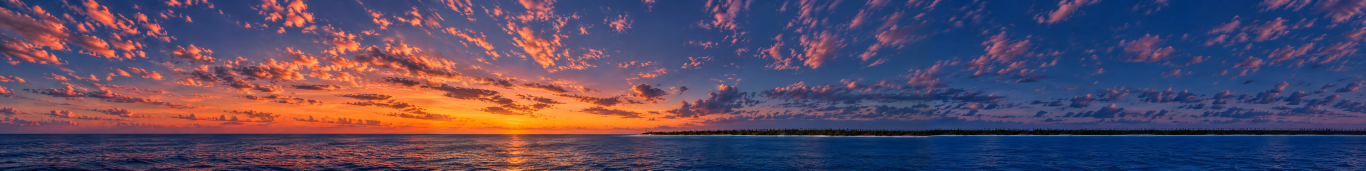
#> input picture src/secciones/home/oceano/ciclo/local-v3/atardecer-8k.webp, 8192 x 1024 px, found by its file name (shown at 1/6 size); the run also reads 1 picture not shown here
$ python unir-cielo.py ../src/secciones/home/oceano/ciclo/local-v3/atardecer-8k.webp ../src/secciones/home/oceano/ciclo/local-v3/atardecer-movil.webp ../src/secciones/home/oceano/ciclo/local-v3/atardecer-movil.webp
#> lines starting #> are read from the running program, lines starting #| are printed output that depends on the picture
# Une las dos piezas de un cielo generado con Magnific (02/10) en el tramo del panorama que se ve
# en el hero (u 0,17–0,76 del panorama original de 8190 × 1092; ver docs/10 y escena.js).
# Cada pieza es una edición de una ventana 21:9 del cielo de mediodía (ref-dia-A/B), así que se
# reescala a la ventana original, se alinea en el solape (correlación de fase), se iguala el color
# de B con A de forma gradual y se funden con una rampa suave.
# Uso (desde web/): python scripts/unir-cielo.py golden-A2.png golden-B2.png golden
import sys
from pathlib import Path
import numpy as np
from PIL import Image
from scipy.ndimage import gaussian_filter
from skimage.registration import phase_cross_correlation

D = Path('design-assets/originals/cielos-magnific')
a_nombre, b_nombre, salida = sys.argv[1], sys.argv[2], sys.argv[3]
W, H = 8190, 1092
TW = round(H * 21 / 9)  # 2548
A0, B1 = round(.17 * W), round(.76 * W)  # 1392, 6224
B0 = B1 - TW  # 3676
ANCHO = B1 - A0  # 4832
SOLAPE = A0 + TW - B0  # 264

a = np.asarray(Image.open(D / a_nombre).convert('RGB').resize((TW, H), Image.LANCZOS)).astype(float)
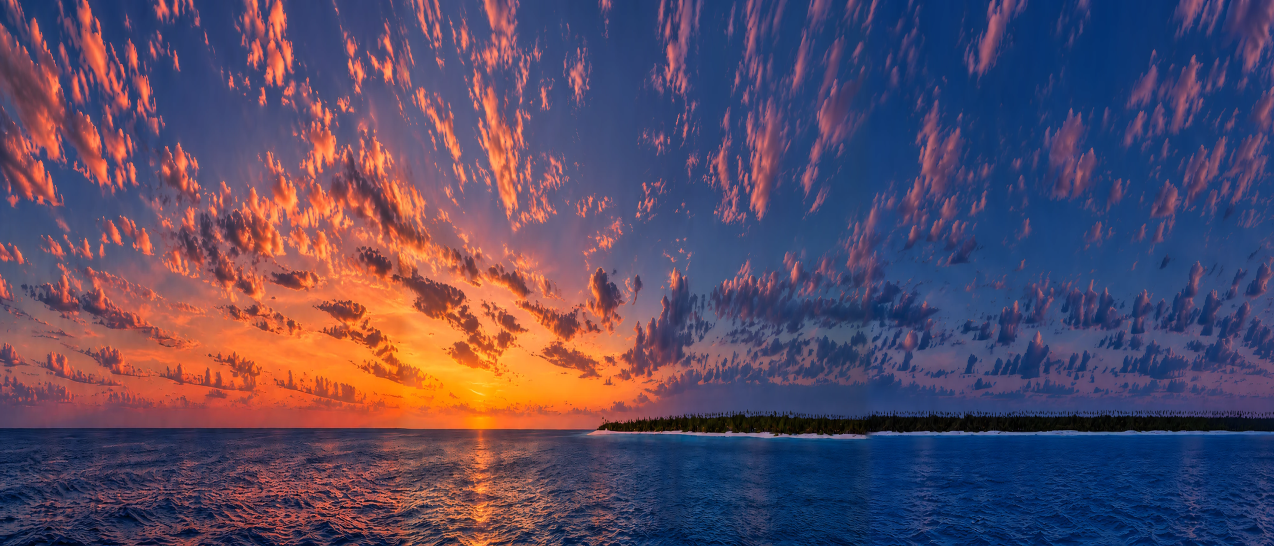
#> a: shape (1092, 2548, 3) float64 (shown at 1/2 size); mean R, G, B 88.5, 73.9, 99
b = np.asarray(Image.open(D / b_nombre).convert('RGB').resize((TW, H), Image.LANCZOS)).astype(float)

# Alineación fina de B respecto a A en el solape (en gris, solo la parte de cielo)
za = a[: int(H * .9), TW - SOLAPE:].mean(2)
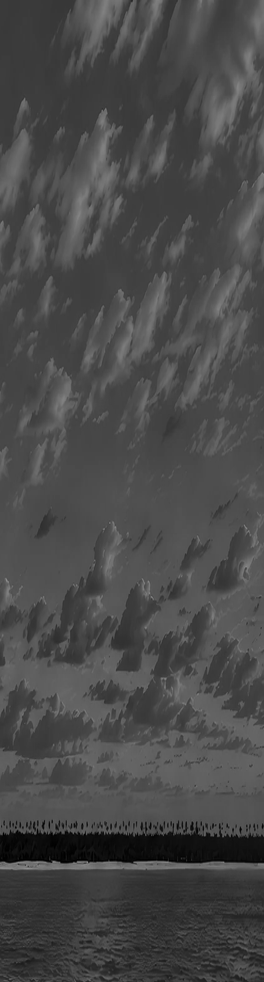
#> za: shape (982, 264) float64; min 0, max 144.3, mean 73.5
zb = b[: int(H * .9), :SOLAPE].mean(2)
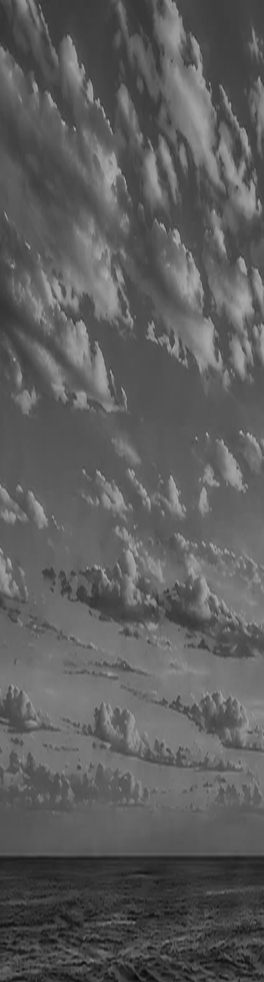
#> zb: shape (982, 264) float64; min 10.33, max 181, mean 92.9
desp, error, _ = phase_cross_correlation(za, zb, upsample_factor=4)
#> desp = [0, 78.75]; error = 1
dy, dx = float(desp[0]), float(desp[1])
#> dy = 0; dx = 78.75
print(f'desplazamiento B a A en el solape: dy={dy:.2f} dx={dx:.2f}')
#| desplazamiento B a A en el solape: dy=0.00 dx=78.75
if abs(dy) > .5 or abs(dx) > .5:
    from scipy.ndimage import shift
    b = np.stack([shift(b[..., c], (dy, dx), mode='nearest') for c in range(3)], -1)
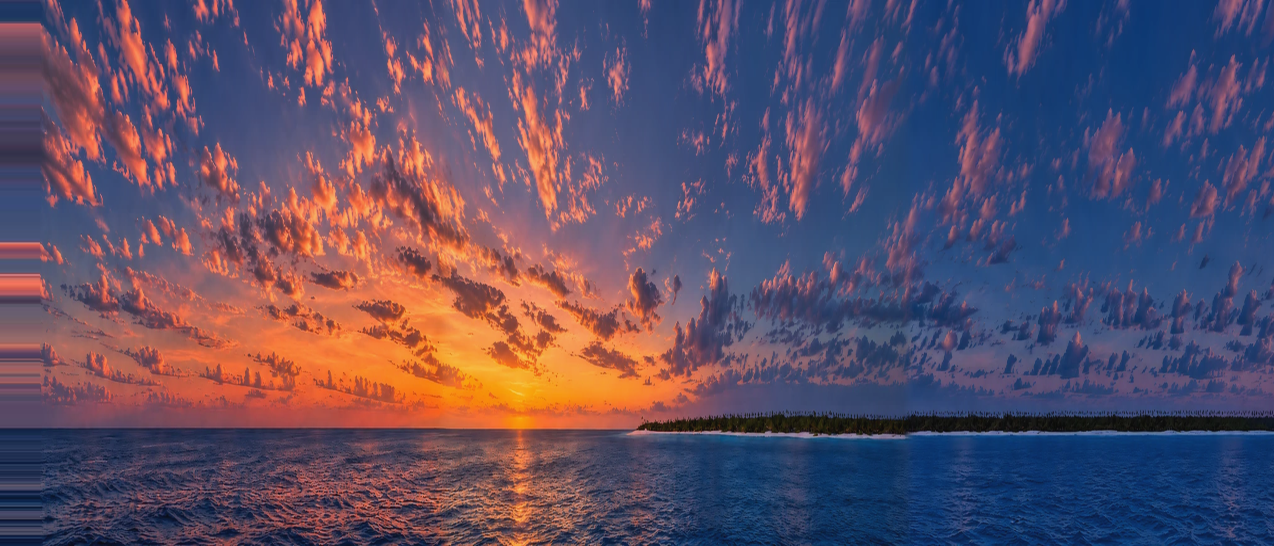
#> b: shape (1092, 2548, 3) float64 (shown at 1/2 size); mean R, G, B 89.8, 74.5, 99.1; drawn with min black and max white

# Corrección de color de B: diferencia de bajas frecuencias en el solape, por filas, aplicada a
# toda B y desvanecida hacia la derecha (a 0 en ~60 % del ancho de B)
dif = gaussian_filter(a[:, TW - SOLAPE:] - b[:, :SOLAPE], sigma=(H * .03, SOLAPE * .5, 0)).mean(1)  # (H,3)
#> dif = 1092 rows, first 8: [-10.35, -1.66, 11.97], [-10.38, -1.66, 11.97], [-10.44, -1.68, 11.96], [-10.53, -1.7, 11.96], [-10.64, -1.73, 11.96], [-10.78, -1.77, 11.96], [-10.96, -1.81, 11.96], [-11.15, -1.86, 11.96]
dif = gaussian_filter(dif, sigma=(H * .02, 0))
#> dif = 1092 rows, first 8: [-16.22, -3.11, 11.98], [-16.24, -3.12, 11.99], [-16.28, -3.13, 11.99], [-16.34, -3.14, 11.99], [-16.43, -3.16, 11.99], [-16.53, -3.19, 11.99], [-16.65, -3.21, 11.99], [-16.8, -3.25, 11.99]
x = np.arange(TW)
caida = np.clip(1 - (x - SOLAPE) / (TW * .6), 0, 1)
caida[:SOLAPE] = 1
b = b + dif[:, None, :] * caida[None, :, None]
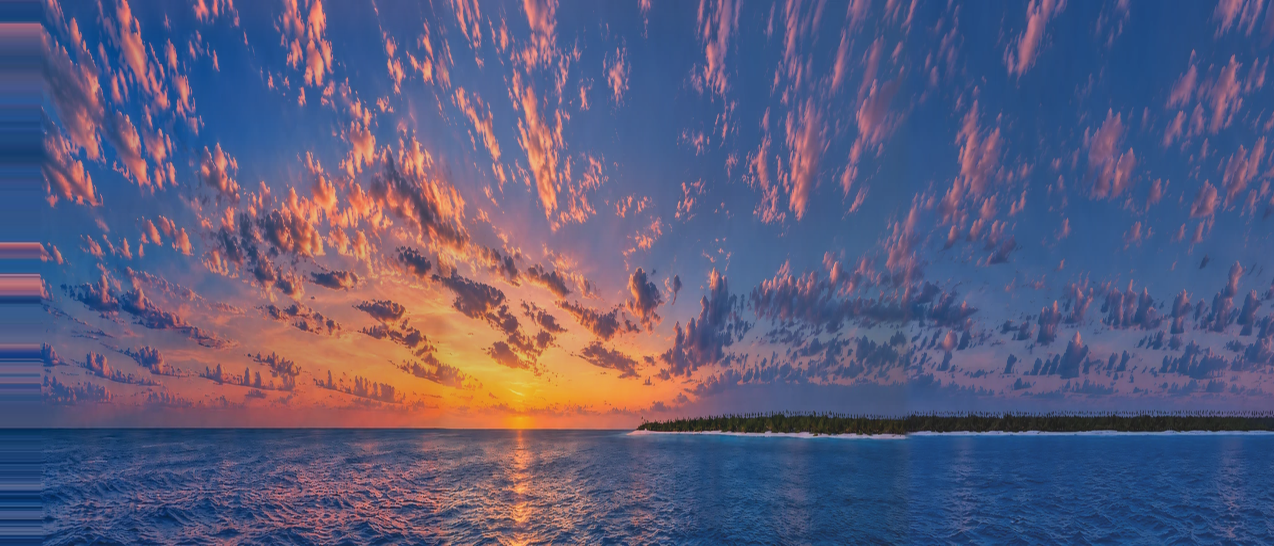
#> b: shape (1092, 2548, 3) float64 (shown at 1/2 size); mean R, G, B 70.4, 70.6, 105.6; drawn with min black and max white

lienzo = np.zeros((H, ANCHO, 3))
lienzo[:, :TW] = a
xb = B0 - A0
t = np.linspace(0, 1, SOLAPE)
t = (t * t * (3 - 2 * t))[None, :, None]
lienzo[:, xb:xb + SOLAPE] = a[:, TW - SOLAPE:] * (1 - t) + b[:, :SOLAPE] * t
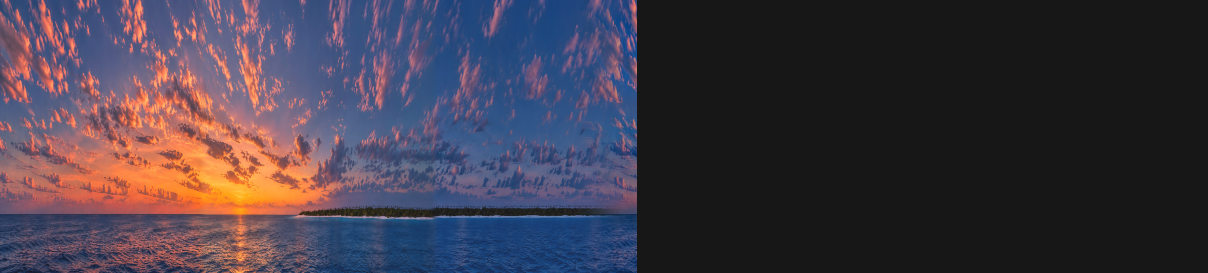
#> lienzo: shape (1092, 4832, 3) float64 (shown at 1/4 size); mean R, G, B 46.8, 39, 52.2; drawn with min black and max white
lienzo[:, xb + SOLAPE:] = b[:, SOLAPE:]
img = Image.fromarray(np.clip(lienzo, 0, 255).round().astype(np.uint8))
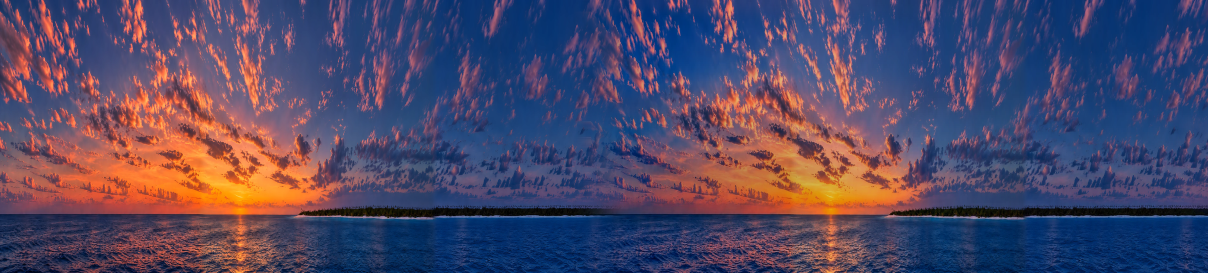
#> img: PIL image 4832x1092 RGB (shown at 1/4 size); mean R, G, B 81.5, 72.9, 101.9
img.save(D / f'{salida}-unido.png')
print('unido', img.size, '->', D / f'{salida}-unido.png')
#| unido (4832, 1092) -> design-assets/originals/cielos-magnific/../src/secciones/home/oceano/ciclo/local-v3/atardecer-movil.webp-unido.png
